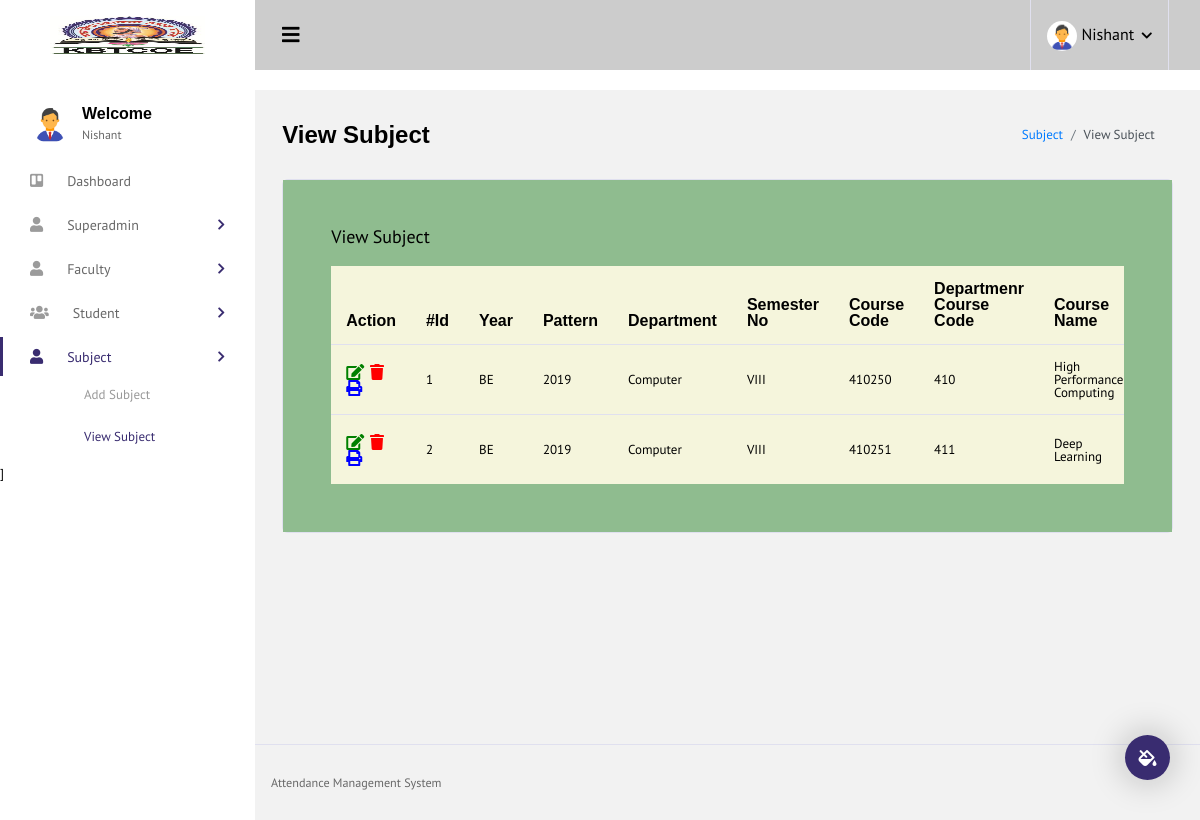
Screenshot of /view_subject.php (signed in) with the database file from the repository.
### tables this page shows
CREATE TABLE `subject_info` (
  `s_id` int NOT NULL,
  `s_year` varchar(255) DEFAULT NULL,
  `s_pattern` varchar(50) DEFAULT NULL,
  `s_department` varchar(100) DEFAULT NULL,
  `s_semester` varchar(50) DEFAULT NULL,
  `s_course` varchar(100) DEFAULT NULL,
  `s_cname` varchar(255) DEFAULT NULL,
  `s_lecture` varchar(50) DEFAULT NULL,
  `s_practical` varchar(50) DEFAULT NULL,
  `s_tutorial` varchar(50) DEFAULT NULL,
  `s_midsem` varchar(50) DEFAULT NULL,
  `s_endsem` varchar(50) DEFAULT NULL,
  `s_termwork` varchar(50) DEFAULT NULL,
  `s_tpractical` varchar(50) DEFAULT NULL,
  `s_oralpre` varchar(50) DEFAULT NULL,
  `s_total` varchar(50) DEFAULT NULL,
  `s_clecture` varchar(50) DEFAULT NULL,
  `s_cpractical` varchar(50) DEFAULT NULL,
  `s_ctutorial` varchar(50) DEFAULT NULL,
  `s_ctotal` varchar(50) DEFAULT NULL,
  `f_name` varchar(255) DEFAULT NULL,
  `f_username` varchar(255) DEFAULT NULL,
  `s_status` varchar(255) DEFAULT NULL,
  `s_generated_time` timestamp NOT NULL DEFAULT CURRENT_TIMESTAMP ON UPDATE CURRENT_TIMESTAMP,
  `s_code` varchar(10) DEFAULT NULL
);

### view_subject.php (the view, shortened to what this page needs)
 ?><!DOCTYPE html>
<html lang="en">
<head>
  <link rel="stylesheet" href="vendors/iconfonts/font-awesome/css/all.min.css">
  <link rel="stylesheet" href="vendors/css/vendor.bundle.base.css">
  <link rel="stylesheet" href="vendors/css/vendor.bundle.addons.css">
  <link rel="stylesheet" href="css/style.css">
</head>
<body>
  <div class="container-scroller">
      <?php include "header.php";?>
    <div class="container-fluid page-body-wrapper">
      <div class="theme-setting-wrapper">
        <div id="settings-trigger"><i class="fas fa-fill-drip"></i></div>
      </div>
      <?php include "navbar.php";?>
      <div class="main-panel">
        <div class="content-wrapper">
          <div class="page-header">
            <h3 class="page-title">
              View Subject
            </h3>
            <nav aria-label="breadcrumb">
              <ol class="breadcrumb">
                <li class="breadcrumb-item"><a href="#">Subject</a></li>
                <li class="breadcrumb-item active" aria-current="page">View Subject</li>
              </ol>
            </nav>
          </div>
          <div class="card">
            <div class="card-body">
              <h4 class="card-title">View Subject</h4>
              <div class="row">
                <div class="col-12">
                  <div class="table-responsive">
                    <table id="order-listing" class="table">
                      <thead>
                        <tr>
                          <th>Action</th>
                          <th>#Id</th>
                          <th>Year</th>
                          <th>Pattern</th>
                          <th>Department</th>
                          <th>Semester No</th>
                          <th>Course Code</th>
                          <th>Departmenr Course Code</th>
                          <th>Course Name</th>
                        </tr>
                      </thead>
                      <tbody>
                    <?php
                            require 'db.php';
                            $select = "select * from subject_info  where s_status ='1'";
                              if ($result = $con->query($select))
                                 {
                                       while ($data = $result->fetch_assoc())
                                       {
                                          echo'
                        <tr>
                          <td style="font-size: 16px;">
                          <a href="edit_subject.php?s_id='.$data["s_id"].'">
                          <i class="fas fa-edit " style="margin-right:3%;color: green" ></i>
                          <a href="javascript:;" class="del" data-userid = '.$data["s_id"].'><i class="fas fa-trash" style="color: red"></i></a>
                          <a href="print_subject.php?s_id='.$data["s_id"].'" class="" data-userid = '.$data["s_id"].'><i class="fas fa-print" style="color: blue"></i></a>
                          </td>
                          <td >'.$data["s_id"].'</td>
                          <td >'.$data["s_year"].'</td>
                          <td >'.$data["s_pattern"].'</td>
                          <td >'.$data["s_department"].'</td>
                          <td >'.$data["s_semester"].'</td>
                          <td >'.$data["s_course"].'</td>
                          <td >'.$data["s_code"].'</td>
                          <td >'.$data["s_cname"].'</td>
                          <td >'.$data["s_lecture"].'</td>
                          <td >'.$data["s_practical"].'</td>
                          <td >'.$data["s_tutorial"].'</td>
                          <td >'.$data["s_midsem"].'</td>
                          <td >'.$data["s_endsem"].'</td>
                          <td >'.$data["s_termwork"].'</td>
                          <td >'.$data["s_practical"].'</td>
                          <td >'.$data["s_oralpre"].'</td>
                          <td >'.$data["s_total"].'</td>
                          <td >'.$data["s_clecture"].'</td>
                          <td >'.$data["s_cpractical"].'</td>
                          <td >'.$data["s_ctutorial"].'</td>
                          <td >'.$data["s_ctotal"].'</td>
                          <td >'.$data["f_name"].'</td>
                          <td><label class="">'.$data["f_username"].'</label></td>
                        </tr>
                        ';}}?>
                      </tbody>
                    </table>
                  </div>
                </div>
              </div>
            </div>
          </div>
        </div>
        <?php include "footer.php";?>
      </div>
    </div>
</body>
</html>

### rows the page displays
subject_info: s_id "1", s_year "BE", s_pattern "2019", s_department "Computer", s_semester "VIII", s_course "410250", s_code "410", s_cname "High Performance Computing"
subject_info: s_id "2", s_year "BE", s_pattern "2019", s_department "Computer", s_semester "VIII", s_course "410251", s_code "411", s_cname "Deep Learning"

### other values shown
$_SESSION['auth_user']['user_name'] "Nishant"
